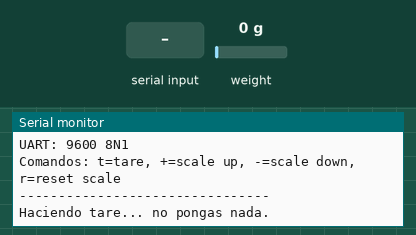
The program below on a simulated ATmega328P, built with avr-gcc and emulated at 16 MHz. Parts: the last lines printed to the serial monitor. Wiring (inferred from the names in the program): HX711 load-cell converter: data PD3; SCK PD2. The inputs (shaded band) are chosen by the test bench; at power-on: weight on the scale 0 g.

Above: at 2.3 s.
2.4 s: weight on the scale set to 100 g
5.4 s: weight on the scale set to 1250 g
At 5.4 s:
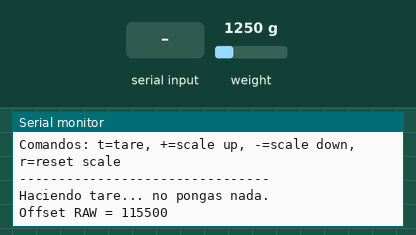
8.3 s: "t" received over Serial
At 9.0 s:
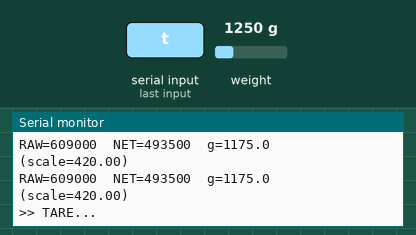
13.0 s: "+" received over Serial
At 15.5 s:
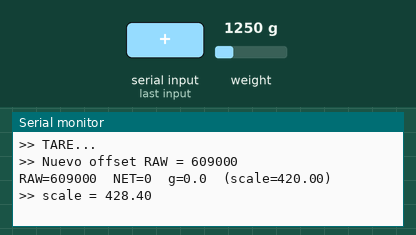
16.0 s: "r" received over Serial
At 16.6 s:
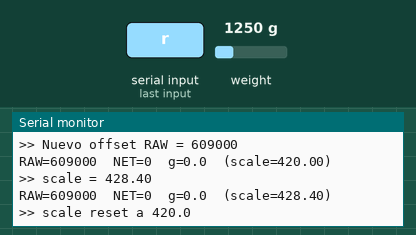

Measured:
- after the input at 8.3 s, the serial monitor: prints a new line after 0.21 s (image 2)
- after the input at 13.0 s, the serial monitor: prints a new line after 1.5 s (image 3)
- after the input at 16.0 s, the serial monitor: prints a new line after 0.16 s (image 4)

The program:

main.c
```c
/*
 * HX711_pruebas.c
 *
 * Created: 2/14/2026 7:33:27 PM
 * Author : jargu
 */

#define F_CPU 16000000UL

#include <avr/io.h>
#include <util/delay.h>
#include <stdlib.h>     // ltoa, dtostrf
#include "HX711.h"

// ---------------- UART ----------------
#define BAUD 9600UL
#define UBRR_VALUE ((F_CPU/16/BAUD)-1)

static void UART_init(void) {
    UBRR0H = (uint8_t)(UBRR_VALUE >> 8);
    UBRR0L = (uint8_t)(UBRR_VALUE & 0xFF);

    UCSR0B = (1<<TXEN0) | (1<<RXEN0);                 // TX y RX enable
    UCSR0C = (1<<UCSZ01) | (1<<UCSZ00);               // 8N1
}

static void UART_tx(char c) {
    while (!(UCSR0A & (1<<UDRE0)));
    UDR0 = c;
}

static void UART_print(const char *s) {
    while (*s) UART_tx(*s++);
}

static void UART_println(const char *s) {
    UART_print(s);
    UART_print("\r\n");
}

static uint8_t UART_rx_ready(void) {
    return (UCSR0A & (1<<RXC0));
}

static char UART_rx(void) {
    return UDR0;
}

// imprime int32
static void UART_print_i32(int32_t v) {
    char buf[16];
    ltoa((long)v, buf, 10);
    UART_print(buf);
}

// imprime float (dtostrf)
static void UART_print_f(float x, uint8_t width, uint8_t prec) {
    char buf[32];
    dtostrf(x, width, prec, buf);
    UART_print(buf);
}

// ---------------- MAIN ----------------
int main(void) {
    UART_init();
    HX711_init();

    UART_println("=== HX711 TEST (ATmega328P) ===");
    UART_println("HX711: SCK=PD2, DT=PD3");
    UART_println("UART: 9600 8N1");
    UART_println("Comandos: t=tare, +=scale up, -=scale down, r=reset scale");
    UART_println("--------------------------------");

    HX711_Cal cal = {0};
    cal.scale = 420.0f; // <- EJEMPLO: cuentas por gramo (ajustalo luego)

    // TARE inicial
    UART_println("Haciendo tare... no pongas nada.");
    _delay_ms(1200);
    int32_t raw0 = HX711_readAverage_A128(40);
    HX711_tare_fromRaw(&cal, raw0);

    UART_print("Offset RAW = ");
    UART_print_i32(cal.offset);
    UART_println("");

    while (1) {
        // lectura promedio
        int32_t raw = HX711_readAverage_A128(15);
        int32_t net = raw - cal.offset;

        float g = HX711_toUnits(&cal, raw);   // si scale = counts/gramo => unidades = gramos
        if (g > -1.0f && g < 1.0f) g = 0.0f;  // zona muerta 1g

        // imprimir
        UART_print("RAW=");
        UART_print_i32(raw);
        UART_print("  NET=");
        UART_print_i32(net);
        UART_print("  g=");
        UART_print_f(g, 0, 1);   // 0.1 g
        UART_print("  (scale=");
        UART_print_f(cal.scale, 0, 2);
        UART_println(")");

        // comandos simples por UART
        if (UART_rx_ready()) {
            char c = UART_rx();

            if (c == 't') {
                UART_println(">> TARE...");
                _delay_ms(400);
                int32_t r = HX711_readAverage_A128(40);
                HX711_tare_fromRaw(&cal, r);
                UART_print(">> Nuevo offset RAW = ");
                UART_print_i32(cal.offset);
                UART_println("");
            }
            else if (c == '+') {
                cal.scale *= 1.02f;  // +2%
                UART_print(">> scale = ");
                UART_print_f(cal.scale, 0, 2);
                UART_println("");
            }
            else if (c == '-') {
                cal.scale *= 0.98f;  // -2%
                UART_print(">> scale = ");
                UART_print_f(cal.scale, 0, 2);
                UART_println("");
            }
            else if (c == 'r') {
                cal.scale = 420.0f;
                UART_println(">> scale reset a 420.0");
            }
        }

        _delay_ms(200);
    }
}
```

HX711.c
```c
/*
 * HX711.c
 *
 * Created: 2/13/2026 6:26:25 PM
 *  Author: jargu
 */


#include "HX711.h"
#include <util/delay.h>

// -------------------------------------------------------------------------------
// -------------------------------------------------------------------------------

void HX711_init(void){
    HX711_DDR |= (1 << HX711_SCK);      // SCK salida PD2
    HX711_DDR &= ~(1 << HX711_DT);      // DT entrada PD3
    HX711_PORT &= ~(1 << HX711_SCK);    // SCK en 0
}

// -------------------------------------------------------------------------------
// -------------------------------------------------------------------------------

uint8_t HX711_isReady(void){
    return ((HX711_PIN & (1 << HX711_DT)) == 0);    // Esperar a que los datos estén listos para leerse
}

// -------------------------------------------------------------------------------
// -------------------------------------------------------------------------------


// Lee 24 bits + 1 pulso extra (A, ganancia 128)
int32_t HX711_readRaw24_A128(void){
    uint32_t data = 0;

    while(!HX711_isReady()); // DT=0 cuando hay dato listo

    for(uint8_t i = 0; i < 24; i++){
        HX711_PORT |= (1 << HX711_SCK);
        _delay_us(1);

        data <<= 1;
        if(HX711_PIN & (1 << HX711_DT)) data |= 1;

        HX711_PORT &= ~(1 << HX711_SCK);
        _delay_us(1);
    }

    // 1 pulso extra -> selecciona A128 para la próxima conversión
    HX711_PORT |= (1 << HX711_SCK);
    _delay_us(1);
    HX711_PORT &= ~(1 << HX711_SCK);
    _delay_us(1);

    // sign extend 24->32
    if(data & 0x800000UL) data |= 0xFF000000UL;
    return (int32_t)data;
}

// -------------------------------------------------------------------------------
// -------------------------------------------------------------------------------

int32_t HX711_readAverage_A128(uint8_t samples){
    if(samples == 0) samples = 1;
    int64_t sum = 0;
    for(uint8_t i=0;i<samples;i++){
        sum += HX711_readRaw24_A128();
    }
    return (int32_t)(sum / samples);
}

// -------------------------------------------------------------------------------
// -------------------------------------------------------------------------------

int32_t HX711_decode24(uint8_t b2, uint8_t b1, uint8_t b0){
    uint32_t data = ((uint32_t)b2 << 16) | ((uint32_t)b1 << 8) | (uint32_t)b0;
    if(data & 0x800000UL) data |= 0xFF000000UL;
    return (int32_t)data;
}

// -------------------------------------------------------------------------------
// -------------------------------------------------------------------------------

// Calibración/tare  desde raw  (para que sea usable en MASTER)
void HX711_tare_fromRaw(HX711_Cal *cal, int32_t raw_avg){
    if(!cal) return;
    cal->offset = raw_avg;
    if(cal->scale == 0.0f) cal->scale = 1.0f;
}

// -------------------------------------------------------------------------------
// -------------------------------------------------------------------------------

void HX711_setScale(HX711_Cal *cal, float counts_per_unit){
    if(!cal) return;
    if(counts_per_unit == 0.0f) counts_per_unit = 1.0f;
    cal->scale = counts_per_unit;
}

// -------------------------------------------------------------------------------
// -------------------------------------------------------------------------------

float HX711_toUnits(const HX711_Cal *cal, int32_t raw){
    if(!cal) return 0.0f;
    return (float)(raw - cal->offset) / cal->scale;
}
```

HX711.h
```c
#ifndef HX711_H_
#define HX711_H_

#include <stdint.h>
#include <avr/io.h>

#ifndef F_CPU
#define F_CPU 16000000UL
#endif

// Pines (tu caso)
#ifndef HX711_PORT
#define HX711_PORT   PORTD
#endif
#ifndef HX711_PIN
#define HX711_PIN    PIND
#endif
#ifndef HX711_DDR
#define HX711_DDR    DDRD
#endif
#ifndef HX711_SCK
#define HX711_SCK    PD2
#endif
#ifndef HX711_DT
#define HX711_DT     PD3
#endif

typedef struct {
    int32_t offset;   // tare en cuentas
    float   scale;    // cuentas por gramo (o por tu unidad)
} HX711_Cal;

// --- SLAVE (lee sensor) ---
void    HX711_init(void);
uint8_t HX711_isReady(void);
int32_t HX711_readRaw24_A128(void);             // signed int32 (sign extend)
int32_t HX711_readAverage_A128(uint8_t samples);

// --- Calibración / tare (si lo quisieras hacer donde sea) ---
void    HX711_tare_fromRaw(HX711_Cal *cal, int32_t raw_avg);
void    HX711_setScale(HX711_Cal *cal, float counts_per_unit);
float   HX711_toUnits(const HX711_Cal *cal, int32_t raw);

// --- MASTER (decode desde 3 bytes enviados por el SLAVE) ---
int32_t HX711_decode24(uint8_t b2, uint8_t b1, uint8_t b0); // b2=MSB

#endif
```
